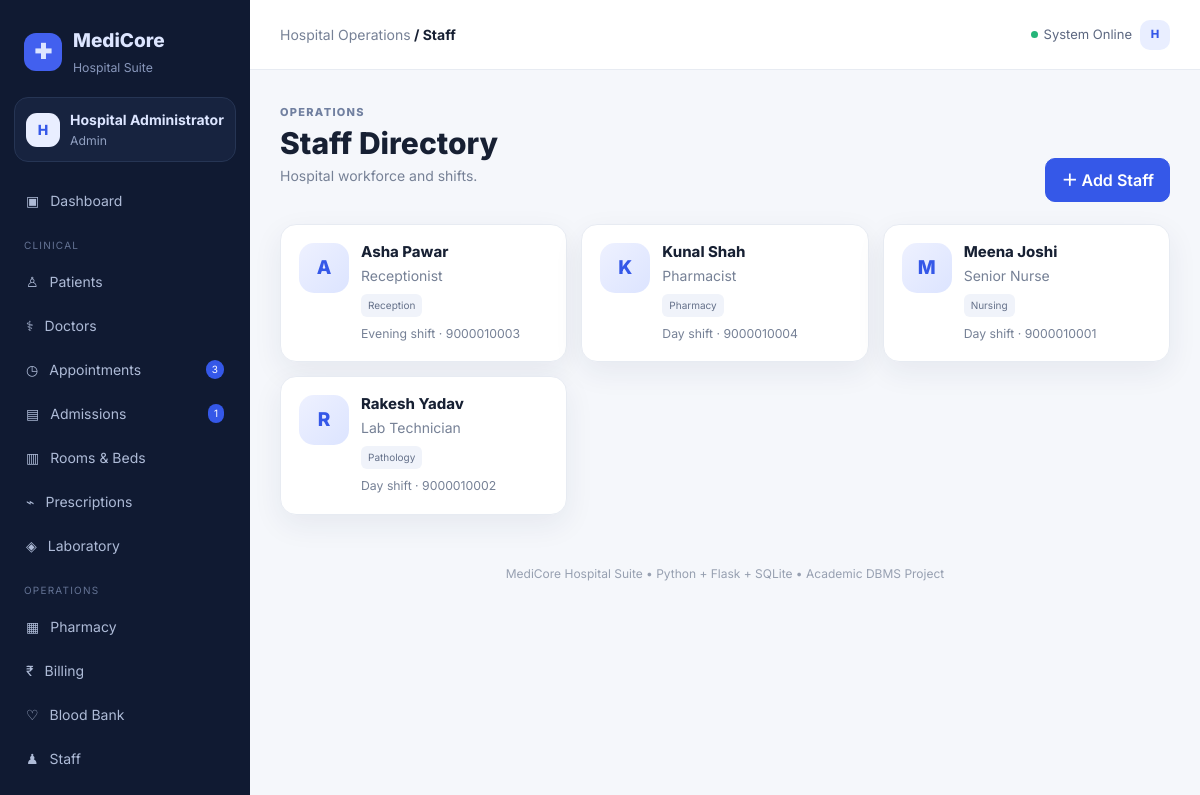
Page /staff (signed in) on the committed database.
### tables this page shows
CREATE TABLE staff(
 staff_id INTEGER PRIMARY KEY AUTOINCREMENT,name TEXT NOT NULL,designation TEXT NOT NULL,department TEXT,
 phone TEXT,email TEXT,shift TEXT,status TEXT DEFAULT 'Active'
);

### app.py (the view)
@app.route("/staff")
@login_required
def staff():
    rows=query("SELECT * FROM staff ORDER BY name")
    return render_template("staff/list.html",staff=rows)

### app.py (called while the page is built)
def get_db():
    conn = sqlite3.connect(DB_PATH)
    conn.row_factory = sqlite3.Row
    conn.execute("PRAGMA foreign_keys = ON")
    conn.execute("PRAGMA journal_mode = WAL")
    return conn

def query(sql, params=()):
    conn = get_db()
    cur = conn.execute(sql, params)
    rows = [dict(r) for r in cur.fetchall()]
    conn.close()
    return rows

def one(sql, params=()):
    conn = get_db()
    row = conn.execute(sql, params).fetchone()
    result = dict(row) if row else None
    conn.close()
    return result

def login_required(fn):
    @wraps(fn)
    def wrapper(*args, **kwargs):
        if "user_id" not in session:
            flash("Please login first.", "warning")
            return redirect(url_for("login"))
        return fn(*args, **kwargs)
    return wrapper

@app.context_processor
def globals():
    return {
        "current_date": date.today(),
        "app_name": "MediCore Hospital",
        "nav_count": {
            "pending": one("SELECT COUNT(*) c FROM appointments WHERE status='Scheduled'")["c"],
            "admitted": one("SELECT COUNT(*) c FROM admissions WHERE status='Admitted'")["c"]
        }
    }

### templates/staff/list.html
{% extends "base.html" %}{% block title %}Staff{% endblock %}
{% block content %}<div class="page-head"><div><span class="eyebrow">OPERATIONS</span><h1>Staff Directory</h1><p class="muted">Hospital workforce and shifts.</p></div>{% if session.get('role')=='Admin' %}<a class="btn btn-primary" href="{{url_for('add_staff')}}">＋ Add Staff</a>{% endif %}</div>
<div class="staff-grid">{% for s in staff %}<div class="staff-card"><div class="doctor-avatar">{{s.name[0]}}</div><div><h4>{{s.name}}</h4><p>{{s.designation}}</p><span class="tiny-tag">{{s.department or 'General'}}</span><div class="small muted mt-2">{{s.shift}} shift · {{s.phone or 'No phone'}}</div></div></div>{% else %}<div class="empty">No staff records.</div>{% endfor %}</div>{% endblock %}

### static/style.css (style rules this page uses)
:root { --bg:#f5f7fb;--panel:#fff;--text:#172033;--muted:#768196;--line:#e7ebf2;--primary:#3558e8;--navy:#1a2550;--shadow:0 10px 30px rgba(30,42,80,.07) }
* { box-sizing:border-box }
body { margin:0;background:var(--bg);color:var(--text);font-family:Inter,system-ui,sans-serif;font-size:14px }
.muted { color:var(--muted) }
.page-head { display:flex;align-items:flex-end;justify-content:space-between;gap:20px;margin-bottom:22px }
.eyebrow { font-size:11px;letter-spacing:1.3px;color:#7180a0;font-weight:800 }
.page-head h1 { font-size:30px;margin:4px 0;font-weight:800 }
.btn { border-radius:10px;padding:9px 15px;font-weight:600 }
.btn-primary { background:var(--primary);border-color:var(--primary) }
.tiny-tag { display:inline-block;background:#f0f3fa;padding:4px 7px;border-radius:6px;font-size:10px;color:#65718a }
.doctor-grid,.room-grid,.staff-grid,.dept-grid,.blood-grid { display:grid;grid-template-columns:repeat(3,minmax(0,1fr));gap:14px }
.doctor-card,.staff-card,.dept-card,.room-card,.blood-card { background:white;border:1px solid var(--line);border-radius:16px;padding:18px;box-shadow:var(--shadow);position:relative }
.doctor-avatar { width:50px;height:50px;border-radius:15px;background:linear-gradient(135deg,#eef1ff,#dce4ff);color:#3558e8;display:grid;place-items:center;font-weight:800;font-size:19px;flex:0 0 auto }
.doctor-main h4,.staff-card h4 { margin:0 0 4px;font-size:15px;font-weight:750 }
.doctor-main p,.staff-card p { margin:0 0 7px;color:var(--muted) }
.staff-card { display:flex;gap:12px }

### rows in the picture
staff: name "A", name "Asha Pawar", designation "Receptionist", department "Reception", shift "Evening", phone "9000010003"
staff: name "K", name "Kunal Shah", designation "Pharmacist", department "Pharmacy", shift "Day", phone "9000010004"
staff: name "M", name "Meena Joshi", designation "Senior Nurse", department "Nursing", shift "Day", phone "9000010001"
staff: name "R", name "Rakesh Yadav", designation "Lab Technician", department "Pathology", shift "Day", phone "9000010002"

### other values in the picture
{{ session.get('full_name','U')[0] }} "H"
{{ session.get('full_name') }} "Hospital Administrator"
{{ session.get('role') }} "Admin"
{{ nav_count.pending }} "3"
{{ nav_count.admitted }} "1"
